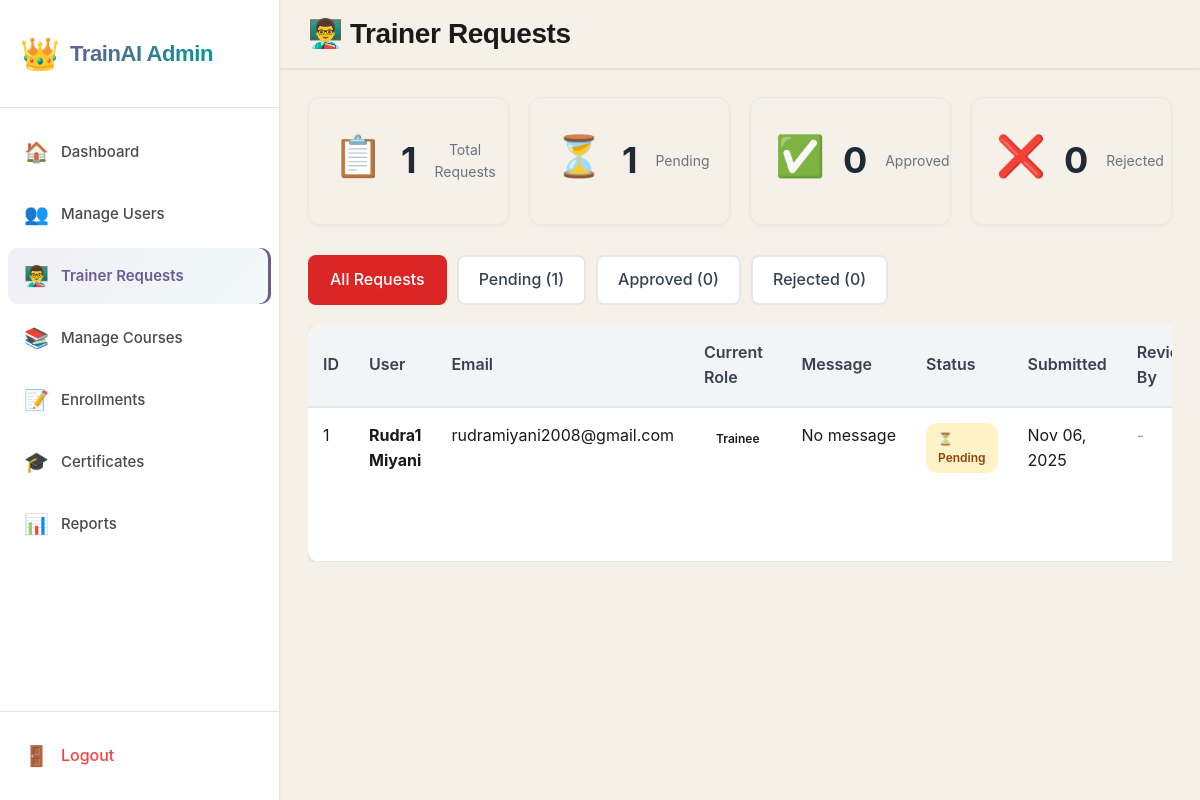
Screenshot of /dashboard/admin/trainer-requests.php (signed in) with the database file from the repository.
### tables this page shows
CREATE TABLE `trainer_requests` (
  `request_id` int(11) NOT NULL,
  `user_id` int(11) NOT NULL,
  `request_message` text DEFAULT NULL,
  `status` enum('pending','approved','rejected') NOT NULL DEFAULT 'pending',
  `admin_note` text DEFAULT NULL,
  `reviewed_by` int(11) DEFAULT NULL,
  `created_at` datetime DEFAULT current_timestamp(),
  `reviewed_at` datetime DEFAULT NULL
);

CREATE TABLE `users` (
  `user_id` int(11) NOT NULL,
  `first_name` varchar(50) NOT NULL,
  `last_name` varchar(50) NOT NULL,
  `email` varchar(100) NOT NULL,
  `password` varchar(255) DEFAULT NULL,
  `oauth_provider` varchar(20) DEFAULT NULL,
  `oauth_id` varchar(255) DEFAULT NULL,
  `role` enum('trainee','trainer','admin') NOT NULL DEFAULT 'trainee',
  `created_at` timestamp NOT NULL DEFAULT current_timestamp(),
  `last_login` timestamp NULL DEFAULT NULL,
  `status` enum('active','inactive') DEFAULT 'active'
);

### dashboard/admin/trainer-requests.php (the view, shortened to what this page needs)
<?php
$filter = $_GET['filter'] ?? 'all';
$requests = [];
try {
    $pdo = getDBConnection();
    $query = "
        SELECT tr.*,
               u.first_name,
               u.last_name,
               u.email,
               u.role as user_role,
               u.created_at as user_created_at,
               admin.first_name as reviewer_first_name,
               admin.last_name as reviewer_last_name
        FROM trainer_requests tr
        INNER JOIN users u ON tr.user_id = u.user_id
        LEFT JOIN users admin ON tr.reviewed_by = admin.user_id
    ";
    $query .= " ORDER BY tr.created_at DESC";
    $stmt = $pdo->prepare($query);
    if ($filter !== 'all') {
        $stmt->execute([$filter]);
    } else {
        $stmt->execute();
    }
    $requests = $stmt->fetchAll();
    $stmt = $pdo->prepare("SELECT COUNT(*) as count FROM trainer_requests WHERE status = ?");
    $stats = [
        'pending' => 0,
        'approved' => 0,
        'rejected' => 0,
        'total' => 0
    ];
    foreach (['pending', 'approved', 'rejected'] as $status) {
        $stmt->execute([$status]);
        $stats[$status] = $stmt->fetch()['count'];
    }
    $stats['total'] = array_sum($stats);
} catch (PDOException $e) {
    error_log("Trainer requests error: " . $e->getMessage());
    $requests = [];
    $stats = ['pending' => 0, 'approved' => 0, 'rejected' => 0, 'total' => 0];
    $debug_info = "Error: " . $e->getMessage();
}
?>
<!DOCTYPE html>
<html lang="en">
<head>
    <link rel="stylesheet" href="../../assets/css/dashboard.css">
</head>
<body>
    <div class="sidebar">
        <div class="sidebar-header">
            <a href="../../dashboard/admin/" class="sidebar-logo">
                <span class="logo-icon">👑</span>
                <span class="logo-text">TrainAI Admin</span>
            </a>
        </div>
        <nav class="sidebar-nav">
            <a href="../../dashboard/admin/" class="nav-item">
                <span class="nav-icon">🏠</span>
                <span class="nav-text">Dashboard</span>
            </a>
            <a href="../../dashboard/admin/users.php" class="nav-item">
                <span class="nav-icon">👥</span>
                <span class="nav-text">Manage Users</span>
            </a>
            <a href="../../dashboard/admin/trainer-requests.php" class="nav-item active">
                <span class="nav-icon">👨‍🏫</span>
                <span class="nav-text">Trainer Requests</span>
            </a>
            <a href="../../dashboard/admin/courses.php" class="nav-item">
                <span class="nav-icon">📚</span>
                <span class="nav-text">Manage Courses</span>
            </a>
            <a href="../../dashboard/admin/enrollments.php" class="nav-item">
                <span class="nav-icon">📝</span>
                <span class="nav-text">Enrollments</span>
            </a>
            <a href="../../dashboard/admin/certificates.php" class="nav-item">
                <span class="nav-icon">🎓</span>
                <span class="nav-text">Certificates</span>
            </a>
            <a href="../../dashboard/admin/reports.php" class="nav-item">
                <span class="nav-icon">📊</span>
                <span class="nav-text">Reports</span>
            </a>
        </nav>
        <div class="sidebar-footer">
            <a href="../../logout.php" class="logout-btn">
                <span class="nav-icon">🚪</span>
                <span class="nav-text">Logout</span>
            </a>
        </div>
    </div>
    <div class="main-content">
        <div class="topbar">
            <div class="topbar-left">
                <h2>👨‍🏫 Trainer Requests</h2>
            </div>
        </div>
        <div class="dashboard-container">
            <div class="stats-grid">
                <div class="stat-box">
                    <div class="icon">📋</div>
                    <div class="number"><?php echo $stats['total']; ?></div>
                    <div class="label">Total Requests</div>
                </div>
                <div class="stat-box">
                    <div class="icon">⏳</div>
                    <div class="number"><?php echo $stats['pending']; ?></div>
                    <div class="label">Pending</div>
                </div>
                <div class="stat-box">
                    <div class="icon">✅</div>
                    <div class="number"><?php echo $stats['approved']; ?></div>
                    <div class="label">Approved</div>
                </div>
                <div class="stat-box">
                    <div class="icon">❌</div>
                    <div class="number"><?php echo $stats['rejected']; ?></div>
                    <div class="label">Rejected</div>
                </div>
            </div>
            <div class="filter-tabs">
                <a href="?filter=all" class="filter-tab <?php echo $filter === 'all' ? 'active' : ''; ?>">
                    All Requests
                </a>
                <a href="?filter=pending" class="filter-tab <?php echo $filter === 'pending' ? 'active' : ''; ?>">
                    Pending (<?php echo $stats['pending']; ?>)
                </a>
                <a href="?filter=approved" class="filter-tab <?php echo $filter === 'approved' ? 'active' : ''; ?>">
                    Approved (<?php echo $stats['approved']; ?>)
                </a>
                <a href="?filter=rejected" class="filter-tab <?php echo $filter === 'rejected' ? 'active' : ''; ?>">
                    Rejected (<?php echo $stats['rejected']; ?>)
                </a>
            </div>
            <?php if (count($requests) > 0): ?>
                <div style="overflow-x: auto;">
                    <table class="requests-table">
                        <thead>
                            <tr>
                                <th>ID</th>
                                <th>User</th>
                                <th>Email</th>
                                <th>Current Role</th>
                                <th>Message</th>
                                <th>Status</th>
                                <th>Submitted</th>
                                <th>Reviewed By</th>
                            </tr>
                        </thead>
                        <tbody>
                            <?php foreach ($requests as $request): ?>
                                <tr>
                                    <td><?php echo $request['request_id']; ?></td>
                                    <td>
                                        <strong><?php echo htmlspecialchars($request['first_name'] . ' ' . $request['last_name']); ?></strong>
                                    </td>
                                    <td><?php echo htmlspecialchars($request['email']); ?></td>
                                    <td>
                                        <span class="status-badge status-<?php echo $request['user_role']; ?>">
                                            <?php echo ucfirst($request['user_role']); ?>
                                        </span>
                                    </td>
                                    <td class="request-message" title="<?php echo htmlspecialchars($request['request_message'] ?? 'No message'); ?>">
                                        <?php echo htmlspecialchars($request['request_message'] ?? 'No message'); ?>
                                    </td>
                                    <td>
                                        <span class="status-badge status-<?php echo $request['status']; ?>">
                                            <?php
                                            $status_labels = [
                                                'pending' => '⏳ Pending',
                                                'approved' => '✅ Approved',
                                                'rejected' => '❌ Rejected'
                                            ];
                                            echo $status_labels[$request['status']];
                                            ?>
                                        </span>
                                    </td>
                                    <td><?php echo date('M d, Y', strtotime($request['created_at'])); ?></td>
                                    <td>
                                        <?php if ($request['reviewer_first_name']): ?>
                                            <?php echo htmlspecialchars($request['reviewer_first_name'] . ' ' . $request['reviewer_last_name']); ?>
                                            <br>
                                            <small style="color: #6b7280;">
                                                <?php echo date('M d, Y', strtotime($request['reviewed_at'])); ?>
                                            </small>
                                        <?php else: ?>
                                            <span style="color: #9ca3af;">-</span>
                                        <?php endif; ?>
                                    </td>
                                </tr>
                            <?php endforeach; ?>
                        </tbody>
                    </table>
                </div>
            <?php endif; ?>
        </div>
    </div>
</body>
</html>

### dashboard/admin/trainer-requests.php (style rules this page uses)
.stats-grid { display: grid; grid-template-columns: repeat(auto-fit, minmax(200px, 1fr)); gap: 20px; margin-bottom: 30px; }
.stat-box { background: white; padding: 25px; border-radius: 12px; box-shadow: 0 2px 8px rgba(0,0,0,0.1); text-align: center; }
.stat-box .icon { font-size: 40px; margin-bottom: 10px; }
.stat-box .number { font-size: 36px; font-weight: bold; color: #1f2937; margin: 10px 0; }
.stat-box .label { color: #6b7280; font-size: 14px; }
.filter-tabs { display: flex; gap: 10px; margin-bottom: 20px; flex-wrap: wrap; }
.filter-tab { padding: 10px 20px; border: 2px solid #e5e7eb; background: white; border-radius: 8px; cursor: pointer; text-decoration: none; color: #374151; font-weight: 500; transition: all 0.3s; }
.filter-tab.active { background: #dc2626; color: white; border-color: #dc2626; }
.requests-table { width: 100%; border-collapse: collapse; background: white; border-radius: 12px; overflow: hidden; box-shadow: 0 2px 8px rgba(0,0,0,0.1); }
.requests-table th { background: #f3f4f6; padding: 15px; text-align: left; font-weight: 600; color: #374151; border-bottom: 2px solid #e5e7eb; }
.requests-table td { padding: 15px; border-bottom: 1px solid #e5e7eb; vertical-align: top; }
.status-badge { display: inline-block; padding: 6px 12px; border-radius: 12px; font-size: 12px; font-weight: 600; }
.status-pending { background: #fef3c7; color: #92400e; }
.request-message { max-width: 300px; overflow: hidden; text-overflow: ellipsis; white-space: nowrap; }

### rows the page displays
trainer_requests: request_id "1", user.last_name "Rudra1 Miyani", user.email "rudramiyani2008@gmail.com", user.role "Trainee", request_message "No message", status "⏳ Pending", created_at "Nov 06, 2025"

### other values shown
$stats['total'] "1"
$stats['pending'] "1"
$stats['approved'] "0"
$stats['rejected'] "0"
